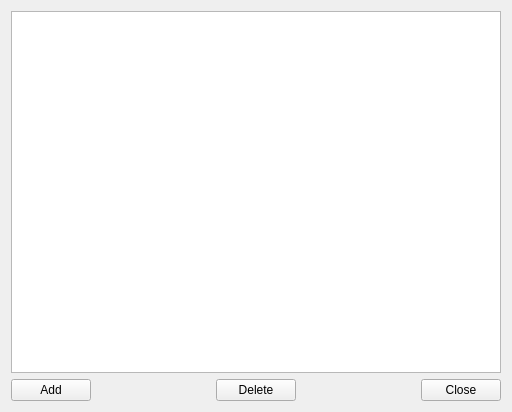
<?xml version="1.0" encoding="UTF-8"?>
<ui version="4.0">
 <class>PropertiesEditorWidgetMCV</class>
 <widget class="QWidget" name="PropertiesEditorWidgetMCV">
  <property name="geometry">
   <rect>
    <x>0</x>
    <y>0</y>
    <width>512</width>
    <height>412</height>
   </rect>
  </property>
  <property name="windowTitle">
   <string>Properties Editor MCV</string>
  </property>
  <layout class="QGridLayout" name="gridLayout_2">
   <item row="0" column="0">
    <layout class="QGridLayout" name="gridLayout">
     <item row="0" column="0" colspan="5">
      <widget class="QTreeView" name="m_treeView"/>
     </item>
     <item row="1" column="0">
      <widget class="QPushButton" name="m_buttonAdd">
       <property name="text">
        <string>Add</string>
       </property>
      </widget>
     </item>
     <item row="1" column="1">
      <spacer name="horizontalSpacer">
       <property name="orientation">
        <enum>Qt::Horizontal</enum>
       </property>
       <property name="sizeHint" stdset="0">
        <size>
         <width>40</width>
         <height>20</height>
        </size>
       </property>
      </spacer>
     </item>
     <item row="1" column="2">
      <widget class="QPushButton" name="m_buttonDelete">
       <property name="text">
        <string>Delete</string>
       </property>
      </widget>
     </item>
     <item row="1" column="3">
      <spacer name="horizontalSpacer_2">
       <property name="orientation">
        <enum>Qt::Horizontal</enum>
       </property>
       <property name="sizeHint" stdset="0">
        <size>
         <width>40</width>
         <height>20</height>
        </size>
       </property>
      </spacer>
     </item>
     <item row="1" column="4">
      <widget class="QPushButton" name="m_buttonClose">
       <property name="text">
        <string>Close</string>
       </property>
      </widget>
     </item>
    </layout>
   </item>
  </layout>
 </widget>
 <resources/>
 <connections/>
</ui>
